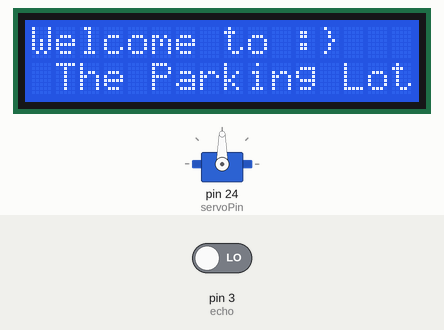
A sketch run on a simulated Arduino Mega 2560, built with avr-gcc and run on an emulated ATmega2560. Shown: servo, 16×2 character LCD. The inputs (shaded band) are chosen by the test bench; at power-on: pin 3 (echo) LOW. What the sketch prints to the serial monitor is not drawn.

Above: at 0.1 s.
At 3.1 s:
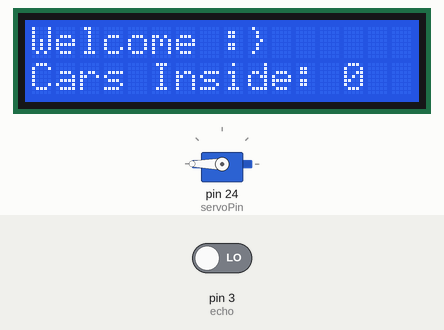
Timing chart, 0 to 4.6 s (numbered marks = the images above):
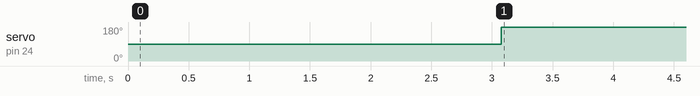

Measured:
- by itself, servo on pin 24 (servoPin): 90° → 180° at 3.1 s

The sketch:

Parking_Lot_code.ino
```cpp
#include <LiquidCrystal.h>
#include <Servo.h>

// Ultrasonic Sensor Defined
const int trig = 2;
const int echo = 3;

int traveltime, distance;

// Counter and Cars Variables
int cars_var;

// Threshold
const int upperThreshold = 6; // Upper threshold (in cm) for object detected
const int lowerThreshold = 2; // Lower threshold (in cm) for object not detected

// Servo Motor Pin
const int servoPin = 24;

// lcd
int rs = 13;
int e = 12;
int d4 = 10;
int d5 = 9;
int d6 = 8;
int d7 = 7;

LiquidCrystal lcd(rs, e, d4, d5, d6, d7);
Servo myservo;

void setup() {
  // put your setup code here, to run once:
  pinMode(trig, OUTPUT);
  pinMode(echo, INPUT);

  myservo.attach(servoPin);

  lcd.begin(16, 2);
  lcd.clear();
  lcd.setCursor(0, 0);
  lcd.print("Welcome to :}");
  lcd.setCursor(0, 1);
  lcd.print(" The Parking Lot");

  delay(2000);

  Serial.begin(9600);
  Serial.println("Init");

}

void loop() {

  digitalWrite(trig, LOW);
  delayMicroseconds(2);

  digitalWrite(trig, HIGH);
  delayMicroseconds(10);

  int traveltime = pulseIn(echo, HIGH);
  int distance = traveltime * 0.034 / 2; // Convert travel time to cm

  if (distance <= upperThreshold && distance >= lowerThreshold) {

    Serial.println("Opening...");

    lcd.clear();
    lcd.setCursor(0, 0);
    lcd.print("Opening Gateway");
    lcd.setCursor(0, 1);
    lcd.print("...");

    cars_var++;
    myservo.write(90);

    delay(3000);

  } else {

    Serial.print("Cars inside: ");
    Serial.print(cars_var);
    Serial.println("");

    lcd.clear();
    lcd.setCursor(0, 0);
    lcd.print("Welcome :}");
    lcd.setCursor(0, 1);
    lcd.print("Cars Inside: ");
    lcd.print(cars_var);

    myservo.write(180);
    delay(300);

  }
}
```
